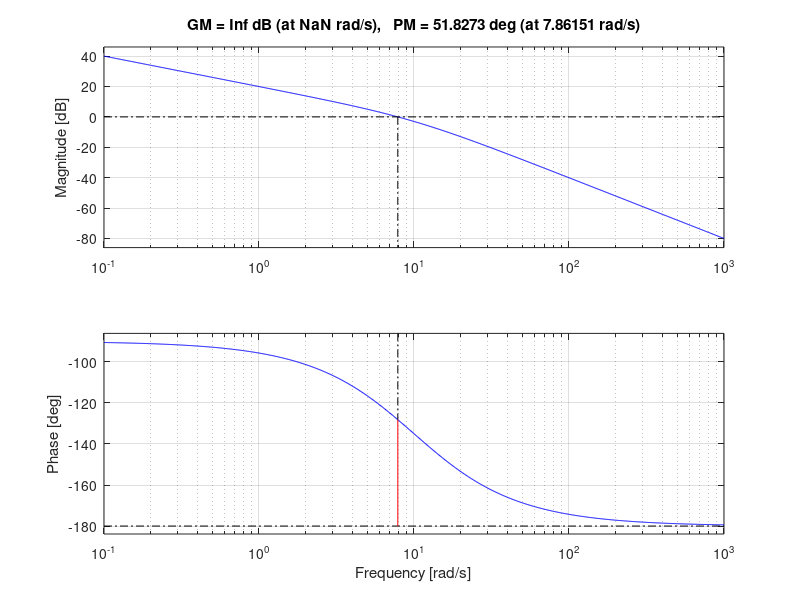

This figure's MATLAB source:
%%BODe PLOT=> 100/s(s+100)
n=100;
d=[1 10 0];
sys=tf(n,d);
margin(sys)

%%
%Nyquist
n=1;
d1=conv([1 1],[1 2]);
d=conv([1 0],d1);
sys=tf(n,d);
%nyquist(sys)
